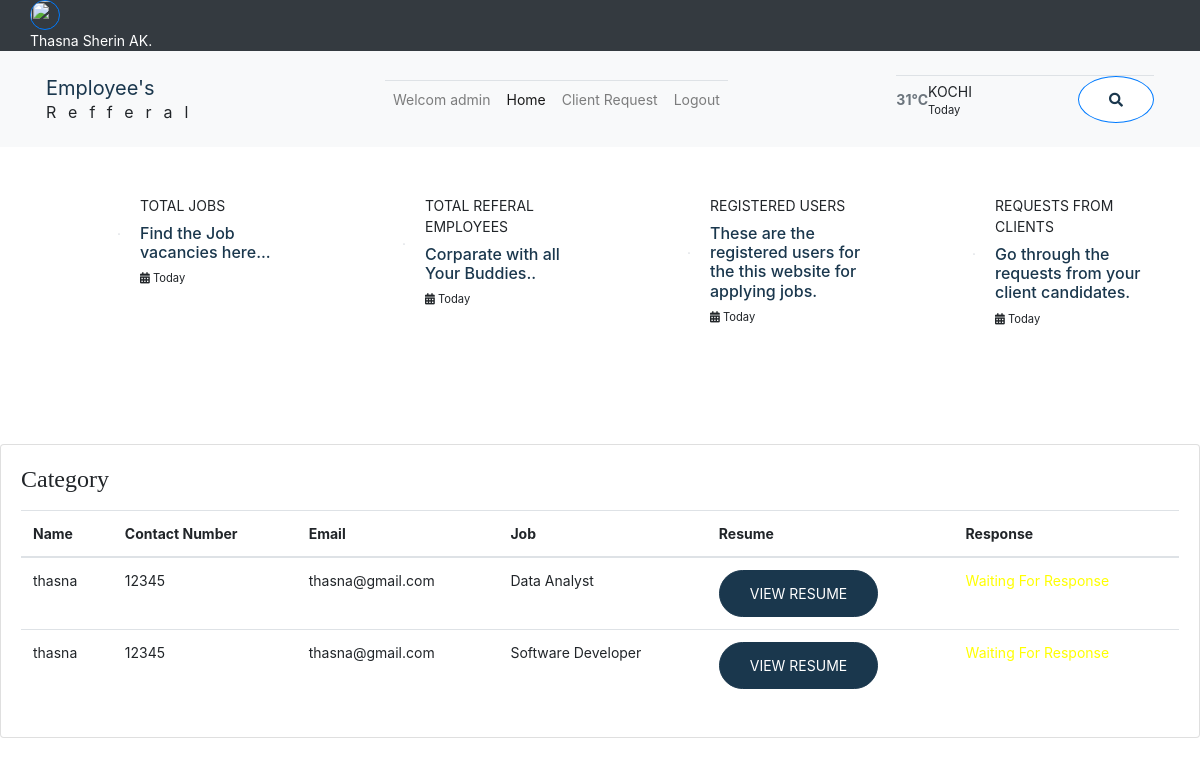
Before: /clientreq (signed in) with the older database file.
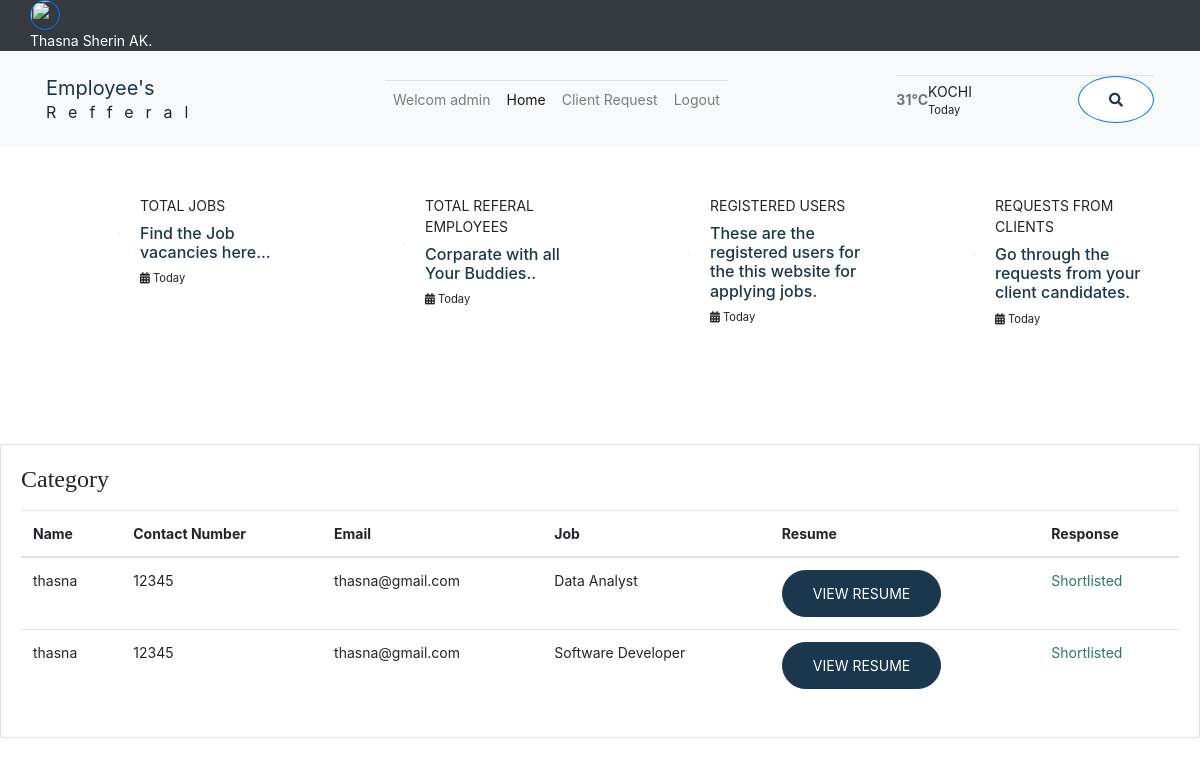
After: the same page with the newer database file.
### UserApp/models.py (models this page shows)
class  Ebooking(models.Model):
    uid=models.ForeignKey(Register,on_delete=models.CASCADE,null=True)
    eid=models.ForeignKey(Eregister,on_delete=models.CASCADE,null=True)
    job=models.CharField(max_length=20,default='')
    resume=models.FileField(upload_to='resumes')
    coverletter=models.CharField(max_length=500)
    status=models.IntegerField(default=0)

class Register(models.Model):
    username=models.CharField(max_length=100)
    password=models.CharField(max_length=100)
    email=models.EmailField()
    number=models.IntegerField()

### Employee/views.py (the view)
# urls.py: path('clientreq',views.clientreq,name='clientreq'),
def clientreq(request):
    if 'e_id' in request.session:
       eid=request.session.get('e_id')
       data=Ebooking.objects.filter(eid=eid)
       return render(request,'viewclientrequests.html',{'data':data})
    return render(request,'emplogin.html',{'msg1':'You need to login first to access this page!'})

### Employee/templates/viewclientrequests.html (shortened to what this page needs)
{% extends 'empindex.html' %}
{% block content %}
<div class="col-lg-6 grid-margin stretch-card" style="display: inline;">
    <div class="card">
      <div class="card-body">
        <h4 class="card-title">Category</h4>
        <div class="table-responsive">
          <table class="table table-hover">
            <thead>
              <tr>
                <th>Name</th>
                <th>Contact Number</th>
                <th>Email</th>
                <th>Job</th>
                <th>Resume</th>
                <th>Response</th>
              </tr>
            </thead>
            <tbody>
            {% for i in data %}
              <tr>
                <td>{{i.uid.username}}</td>
                <td>{{i.uid.number}}</td>
                <td>{{i.uid.email}}</td>
                <td>{{i.job}}</td>
                <td><a href="{{i.resume.url}}"><button class="btn btn-primary">VIEW RESUME</button></a>
                </td>
                {% if i.status == 0 %}
                <td><p style="color: yellow;">Waiting For Response</p></td>
                {% elif i.status == 1 %}
                <td><p style="color: rgb(42, 122, 95);">Shortlisted</p></td>
                {% elif i.status == 2 %}
                <td><p style="color: red;">rejected</p></td>
                {% endif %}
              </tr>
            {% endfor %}
            </tbody>
          </table>
        </div>
      </div>
    </div>
  </div>
{% endblock %}

Changed rows visible on the page:
changed Ebooking "Data Analyst": status "Waiting For Response" → "Shortlisted"
changed Ebooking "Software Developer": status "Waiting For Response" → "Shortlisted"
